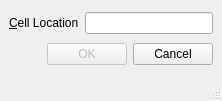
<?xml version="1.0" encoding="UTF-8"?>
<ui version="4.0">
 <class>MainWindow</class>
 <widget class="QMainWindow" name="MainWindow">
  <property name="geometry">
   <rect>
    <x>0</x>
    <y>0</y>
    <width>222</width>
    <height>101</height>
   </rect>
  </property>
  <property name="windowTitle">
   <string>MainWindow</string>
  </property>
  <widget class="QWidget" name="centralwidget">
   <layout class="QVBoxLayout" name="verticalLayout">
    <item>
     <layout class="QHBoxLayout" name="horizontalLayout">
      <item>
       <widget class="QLabel" name="label">
        <property name="text">
         <string>&amp;Cell Location</string>
        </property>
        <property name="buddy">
         <cstring>lineEdit</cstring>
        </property>
       </widget>
      </item>
      <item>
       <widget class="QLineEdit" name="lineEdit"/>
      </item>
     </layout>
    </item>
    <item>
     <layout class="QHBoxLayout" name="horizontalLayout_2">
      <item>
       <spacer name="horizontalSpacer">
        <property name="orientation">
         <enum>Qt::Horizontal</enum>
        </property>
        <property name="sizeHint" stdset="0">
         <size>
          <width>40</width>
          <height>20</height>
         </size>
        </property>
       </spacer>
      </item>
      <item>
       <widget class="QPushButton" name="btnOK">
        <property name="enabled">
         <bool>false</bool>
        </property>
        <property name="text">
         <string>OK</string>
        </property>
        <property name="autoDefault">
         <bool>false</bool>
        </property>
        <property name="default">
         <bool>true</bool>
        </property>
       </widget>
      </item>
      <item>
       <widget class="QPushButton" name="btnCancel">
        <property name="text">
         <string>Cancel</string>
        </property>
       </widget>
      </item>
     </layout>
    </item>
   </layout>
  </widget>
  <widget class="QMenuBar" name="menubar">
   <property name="geometry">
    <rect>
     <x>0</x>
     <y>0</y>
     <width>222</width>
     <height>17</height>
    </rect>
   </property>
  </widget>
  <widget class="QStatusBar" name="statusbar"/>
 </widget>
 <tabstops>
  <tabstop>lineEdit</tabstop>
  <tabstop>btnOK</tabstop>
  <tabstop>btnCancel</tabstop>
 </tabstops>
 <resources/>
 <connections/>
</ui>
